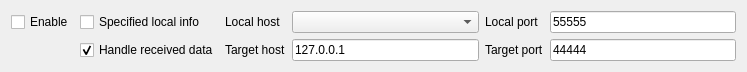
<?xml version="1.0" encoding="UTF-8"?>
<ui version="4.0">
 <class>SAKTcpTransmissionItemWidget</class>
 <widget class="QWidget" name="SAKTcpTransmissionItemWidget">
  <property name="geometry">
   <rect>
    <x>0</x>
    <y>0</y>
    <width>747</width>
    <height>64</height>
   </rect>
  </property>
  <property name="windowTitle">
   <string>Form</string>
  </property>
  <layout class="QGridLayout" name="gridLayout">
   <item row="0" column="1">
    <widget class="QCheckBox" name="customAddressCheckBox">
     <property name="text">
      <string>Specified local info</string>
     </property>
    </widget>
   </item>
   <item row="0" column="2">
    <widget class="QLabel" name="label">
     <property name="text">
      <string>Local host</string>
     </property>
    </widget>
   </item>
   <item row="0" column="3">
    <widget class="QComboBox" name="addressComboBox">
     <property name="sizePolicy">
      <sizepolicy hsizetype="Expanding" vsizetype="Fixed">
       <horstretch>0</horstretch>
       <verstretch>0</verstretch>
      </sizepolicy>
     </property>
    </widget>
   </item>
   <item row="0" column="0">
    <widget class="QCheckBox" name="enableCheckBox">
     <property name="text">
      <string>Enable</string>
     </property>
    </widget>
   </item>
   <item row="0" column="4">
    <widget class="QLabel" name="label_2">
     <property name="text">
      <string>Local port</string>
     </property>
    </widget>
   </item>
   <item row="0" column="5">
    <widget class="QLineEdit" name="portLineEdit">
     <property name="text">
      <string>55555</string>
     </property>
    </widget>
   </item>
   <item row="1" column="1">
    <widget class="QCheckBox" name="handleReceiveDataCheckBox">
     <property name="text">
      <string>Handle received data</string>
     </property>
     <property name="checked">
      <bool>true</bool>
     </property>
    </widget>
   </item>
   <item row="1" column="2">
    <widget class="QLabel" name="label_3">
     <property name="text">
      <string>Target host</string>
     </property>
    </widget>
   </item>
   <item row="1" column="3">
    <widget class="QLineEdit" name="targetAddressLineEdit">
     <property name="text">
      <string>127.0.0.1</string>
     </property>
    </widget>
   </item>
   <item row="1" column="4">
    <widget class="QLabel" name="label_4">
     <property name="text">
      <string>Target port</string>
     </property>
    </widget>
   </item>
   <item row="1" column="5">
    <widget class="QLineEdit" name="targetPortLineEdit">
     <property name="text">
      <string>44444</string>
     </property>
    </widget>
   </item>
  </layout>
 </widget>
 <resources/>
 <connections/>
</ui>
